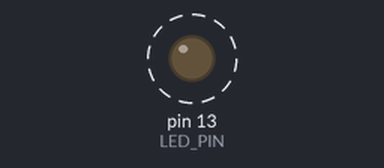
Recording of a sketch running on a simulated Arduino Uno, built with avr-gcc and run on an emulated ATmega328P. Shown: output pins drawn as LEDs (lit = HIGH). Dashed ring = blinking. What the sketch prints to the serial monitor is not drawn.

Above: at 0.3 s.
Timing chart, 0 to 3.1 s (numbered marks = the images above):
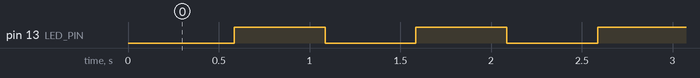

The sketch:

Operaciones_bitwise.ino
```cpp
const int LED_PIN = 13;

byte estadoLed = 0;
int contador = 0;


void setup() {
  pinMode(LED_PIN, OUTPUT);
  Serial.begin(9600);

  mostrarOperacionesBitwise();
}

void loop() {
  alternarLed();
  mostrarShift();

  delay(500); // control de tiempo
}


void mostrarOperacionesBitwise() {
  Serial.println("=== Operaciones Bitwise ===");

  byte a = 5;  // 00000101
  byte b = 3;  // 00000011

  Serial.print("AND: ");
  Serial.println(a & b, BIN);

  Serial.print("OR: ");
  Serial.println(a | b, BIN);

  Serial.print("XOR: ");
  Serial.println(a ^ b, BIN);

  Serial.print("NOT a: ");
  Serial.println(~a, BIN);

  Serial.print("Shift left a: ");
  Serial.println(a << 1, BIN);

  Serial.print("Shift right a: ");
  Serial.println(a >> 1, BIN);

  // Encender bit 0 inicialmente
  estadoLed = (1 << 0);
}

void alternarLed() {
  estadoLed ^= (1 << 0);

  if (estadoLed & (1 << 0)) {
    digitalWrite(LED_PIN, HIGH);
  } else {
    digitalWrite(LED_PIN, LOW);
  }
}

// Muestra desplazamientos dinámicos
void mostrarShift() {
  contador = (contador + 1) % 8;

  Serial.print("Shift: ");
  Serial.println(1 << contador, BIN);
}
```

Measured:
- by itself, pin 13 (LED_PIN): alternates HIGH for 0.50 s and LOW for 0.50 s
